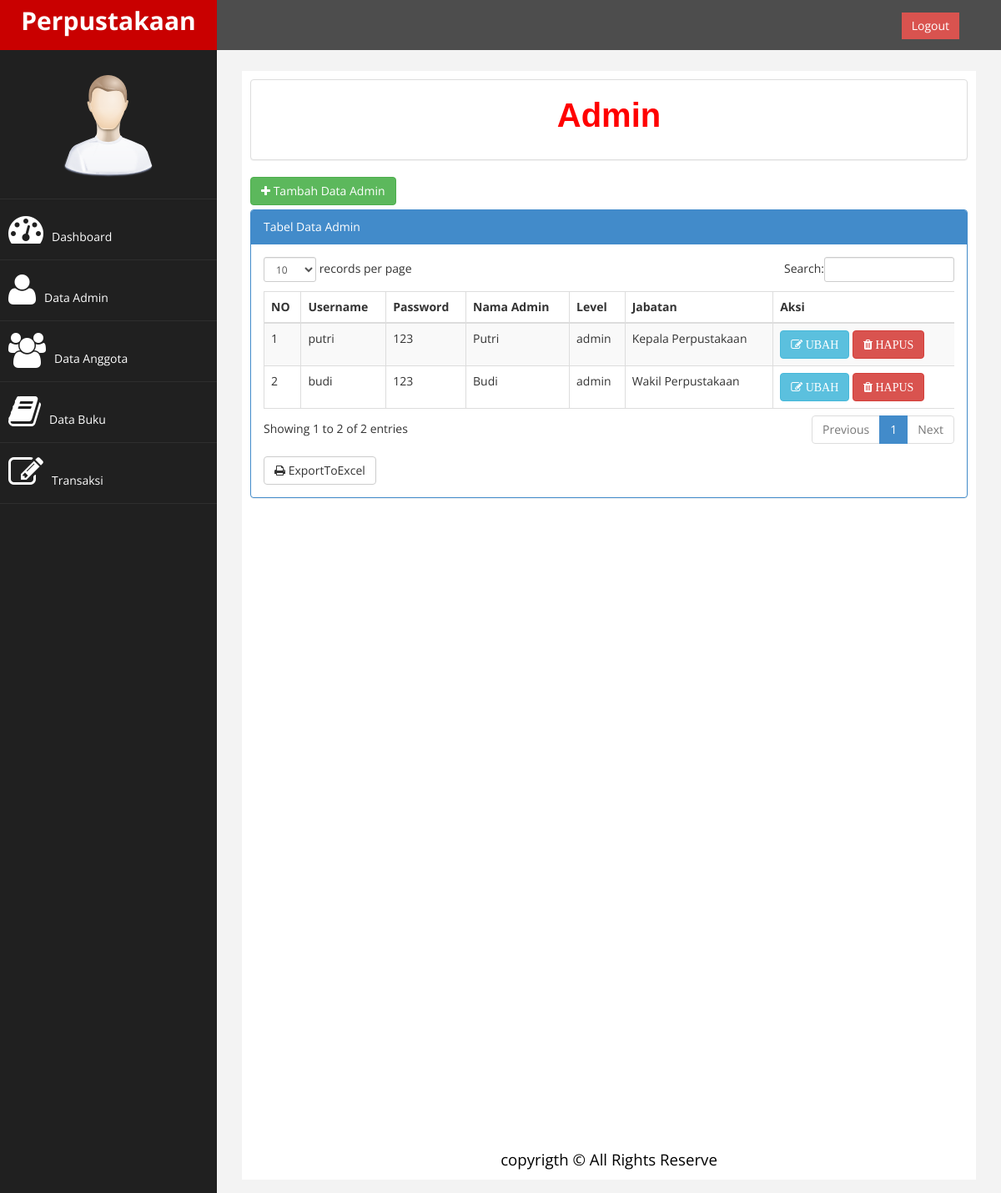
Screenshot of /index.php?page=admin (signed in) with the database file from the repository.
### tables this page shows
CREATE TABLE `tb_user` (
  `id` int(50) NOT NULL,
  `username` varchar(50) NOT NULL,
  `password` varchar(50) NOT NULL,
  `nama` varchar(50) NOT NULL,
  `level` varchar(50) NOT NULL,
  `jabatan` varchar(50) NOT NULL
);

### page/admin/admin.php (the view, shortened to what this page needs)
<div class="panel panel-default">
<p class="anggota">Admin</p>
</div>
<a href="?page=admin&aksi=tambah" class="btn btn-success" style="margin-bottom: 5px;" ><i class="fa fa-plus"></i>
Tambah Data Admin</a>
<div class="row">
<div class="col-md-12">
<div class="panel panel-primary">
<div class="panel-heading">
Tabel Data Admin
</div>
<div class="panel-body">
<div class="table-responsive">
    <table class="table table-striped table-bordered table-hover" id="dataTables-example">
        <thead>
            <tr>
                <th>NO</th>
                <th>Username</th>
                <th>Password</th>
                <th>Nama Admin</th>
                <th>Level</th>
                <th>Jabatan</th>
                <th>Aksi</th>
            </tr>
        </thead>
    <tbody>
    <?php
        $no = 1;
        $sql = $koneksi->query("select * from tb_user");
        while ($data=$sql->fetch_assoc()){
    ?>
    <tr>
        <td><?php echo $no++; ?></td>
        <td><?php echo $data['username']; ?></td>
        <td><?php echo $data['password']; ?></td>
        <td><?php echo $data['nama']; ?></td>
        <td><?php echo $data['level']; ?></td>
        <td><?php echo $data['jabatan']; ?></td>
        <td>
            <a href="?page=admin&aksi=ubah&id=<?php echo $data['id']; ?>" class="btn btn-info">
            <i class="fa fa-edit"> UBAH</i></a>
            <a onclick="return confirm('Anda Yakin Akan Menghapus Data Ini ?')"
            href="?page=admin&aksi=hapus&id=<?php echo $data['id']; ?>" class="btn btn-danger">
            <i class="fa fa-trash"> HAPUS</i></a>
        </td>
    </tr>
    <?php }?>
    </tbody>
    </table>
    </div>
    <a href="./laporan/laporan_admin_exel.php" target="blank"
class="btn btn-default" style="margin-top: 8px;"><i class="fa fa-print"></i> ExportToExcel</a>
</div>
</div>
</div>

### assets/css/custom.css (style rules this page uses)
body { font-family: 'Open Sans', sans-serif; }
p { font-size:16px; line-height:25px; padding-top:20px; }

### page/admin/admin.php (style rules this page uses)
.anggota { font-family: sans-serif; font-size: 40px; color: red; padding-bottom: 30px; padding-top: 30px; text-align: center; font-weight: bold; }

### rows the page displays
tb_user: username "putri", password "123", nama "Putri", level "admin", jabatan "Kepala Perpustakaan"
tb_user: username "budi", password "123", nama "Budi", level "admin", jabatan "Wakil Perpustakaan"
